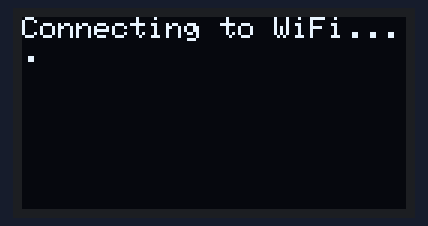
Simulated run of this sketch. Board: ESP8266 (NodeMCU). On the bench: 128×64 one-colour display. WiFi joins after 1.5 s; servers stay silent unless stated; what the sketch prints to the serial monitor is not drawn.

Above: at 0.6 s.
At 1.7 s:
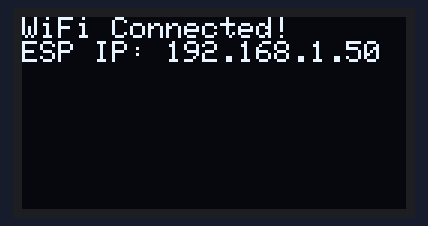
At 2.7 s:
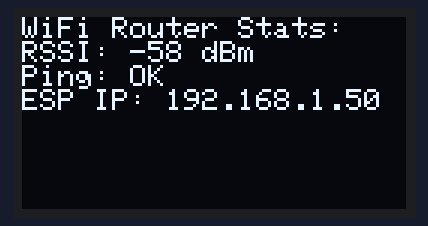

The sketch:

wifi_monitor.ino
```cpp
#include <ESP8266WiFi.h>
#include <ESP8266Ping.h>
#include <Adafruit_GFX.h>
#include <Adafruit_SSD1306.h>
#include <ESP8266WebServer.h>

#define SCREEN_WIDTH 128 // OLED display width, in pixels
#define SCREEN_HEIGHT 64 // OLED display height, in pixels
#define OLED_RESET    -1 // Reset pin # (or -1 if sharing Arduino reset pin)
Adafruit_SSD1306 display(SCREEN_WIDTH, SCREEN_HEIGHT, &Wire, OLED_RESET);

// Replace with your network credentials
const char* ssid     = "your-SSID";
const char* password = "your-PASSWORD";

// IP address of your router
const IPAddress routerIP(192, 168, 1, 1);

// Web server running on port 80
ESP8266WebServer server(80);

// Variables to store statistics
long signalStrength;
int pingCount = 0;
int failedPingCount = 0;
String espIP = "";

void setup() {
  Serial.begin(115200);

  // Initialize OLED display
  if (!display.begin(SSD1306_SWITCHCAPVCC, 0x3C)) {
    Serial.println(F("SSD1306 allocation failed"));
    for(;;); // Don't proceed, loop forever
  }

  display.clearDisplay();
  display.setTextSize(1);
  display.setTextColor(SSD1306_WHITE);

  // Connect to WiFi
  WiFi.begin(ssid, password);
  display.setCursor(0, 0);
  display.println("Connecting to WiFi...");
  display.display();

  // Wait for connection
  while (WiFi.status() != WL_CONNECTED) {
    delay(500);
    display.print(".");
    display.display();
  }

  // Get the ESP IP address
  espIP = WiFi.localIP().toString();

  display.clearDisplay();
  display.setCursor(0, 0);
  display.println("WiFi Connected!");
  display.println("ESP IP: " + espIP);
  display.display();

  // Start the web server
  server.on("/", handleRoot);  // When accessing the root, show HTML page
  server.begin();
  Serial.println("Web server started");
}

void loop() {
  // Update OLED display with WiFi and ping info
  display.clearDisplay();

  signalStrength = WiFi.RSSI();  // Get signal strength

  // Display on OLED
  display.setCursor(0, 0);
  display.println("WiFi Router Stats:");
  display.print("RSSI: ");
  display.print(signalStrength);
  display.println(" dBm");

  bool pingSuccess = Ping.ping(routerIP);
  display.print("Ping: ");
  display.println(pingSuccess ? "OK" : "Failed");

  display.print("ESP IP: ");
  display.println(espIP);
  display.display();

  // Serve data on the web page
  server.handleClient();

  // Wait 5 seconds
  delay(5000);
}

void handleRoot() {
  signalStrength = WiFi.RSSI();  // Get signal strength

  // Ping the router
  bool pingSuccess = Ping.ping(routerIP);
  if (!pingSuccess) {
    failedPingCount++;
  }

  // Calculate connection stability
  pingCount++;
  int stability = (pingCount - failedPingCount) * 100 / pingCount;

  // HTML page with data displayed
  String html = "<html><head><meta name='viewport' content='width=device-width, initial-scale=1.0'><style>";
  html += "body { font-family: 'Arial', sans-serif; background-color: #f0f4f7; margin: 0; padding: 20px; }";
  html += ".container { max-width: 800px; margin: auto; padding: 20px; background-color: #fff; box-shadow: 0 4px 8px rgba(0,0,0,0.1); border-radius: 10px; }";
  html += ".header { font-size: 24px; font-weight: bold; text-align: center; padding: 10px 0; color: #4285f4; }";
  html += ".status { margin: 15px 0; font-size: 18px; color: #333; }";
  html += ".status span { font-weight: bold; color: #4285f4; }";
  html += "</style></head><body>";
  html += "<div class='container'><div class='header'>ESP8266 WiFi Status</div>";
  html += "<div class='status'>Signal Strength (RSSI): <span>" + String(signalStrength) + " dBm</span></div>";
  html += "<div class='status'>Ping to Router: <span>" + String(pingSuccess ? "Success" : "Failed") + "</span></div>";
  html += "<div class='status'>Total Pings: <span>" + String(pingCount) + "</span></div>";
  html += "<div class='status'>Failed Pings: <span>" + String(failedPingCount) + "</span></div>";
  html += "<div class='status'>Connection Stability: <span>" + String(stability) + "%</span></div>";
  html += "<div class='status'>ESP8266 IP Address: <span>" + espIP + "</span></div>";
  html += "</div></body></html>";

  server.send(200, "text/html", html);  // Send the HTML response
}
```

Measured:
- what the display in image 1 shows lasts 1.0 s, from 1.7 s to 2.7 s
